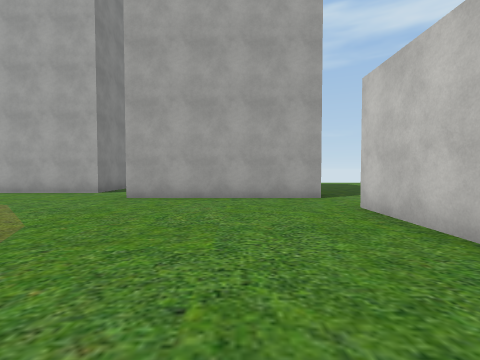
[1] (above)

19 first-person views from a walk through a 3-D level made in the Unity game engine. The camera is 1.4 m above the floor, tilts 2° down and sees 85° across. The floor is counted in squares, 2 m on a side. Each view is taken from the middle of a square. On the plan, view 1 faces up. The plan holds only what a view shows up to about 9 squares ahead; the rest is blank. Some surface patterns are stand-ins.

[2]
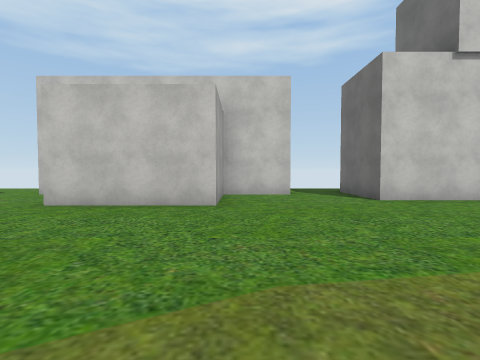

[3]
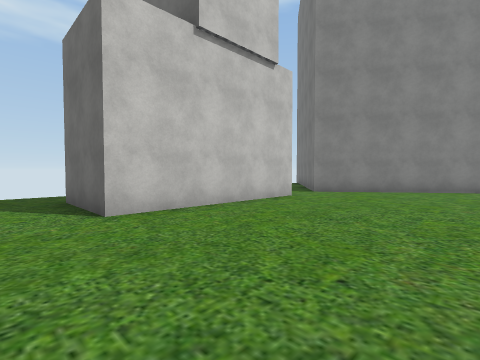

[4]
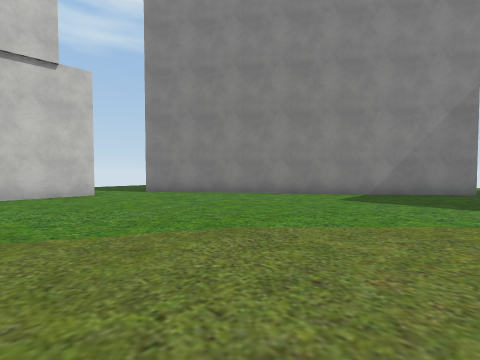

[5]
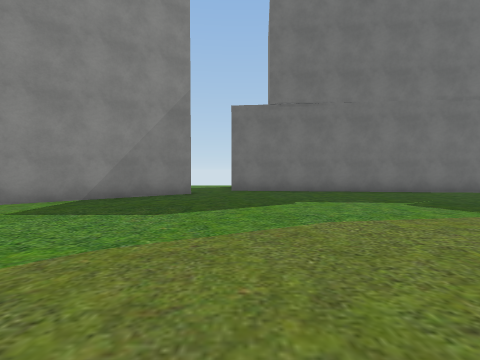

[6]
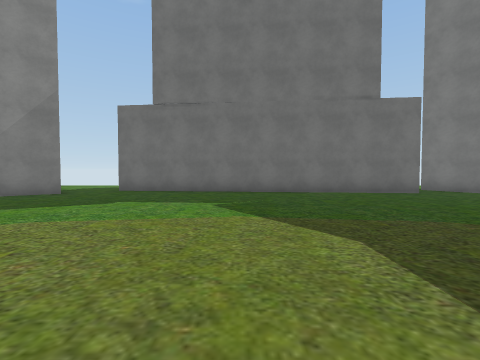

[7]
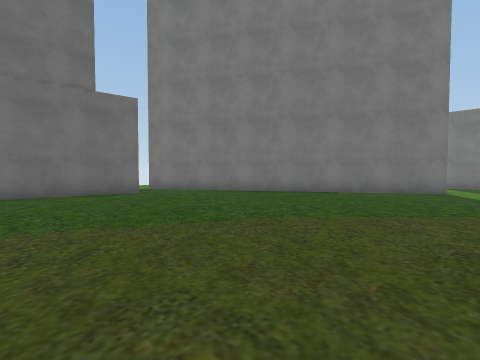

[8]
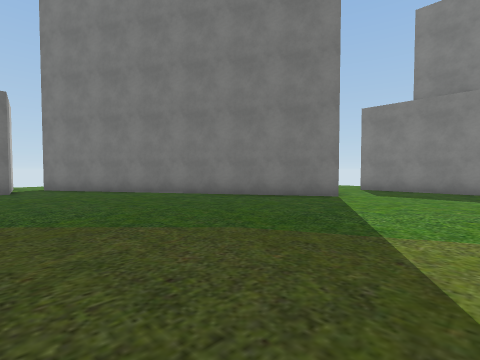

[9]
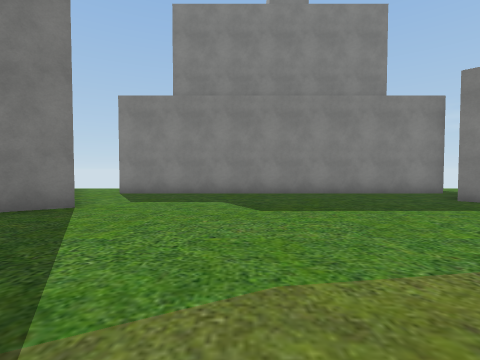

[10]
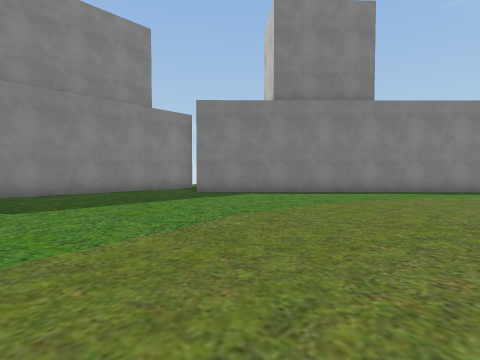

[11]
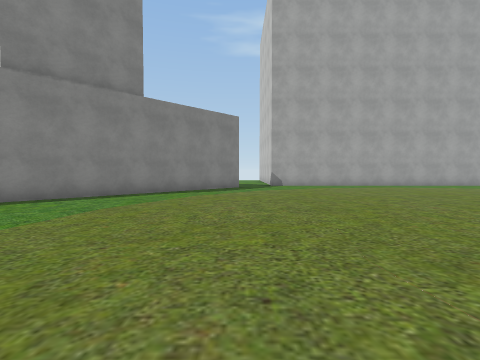

[12]
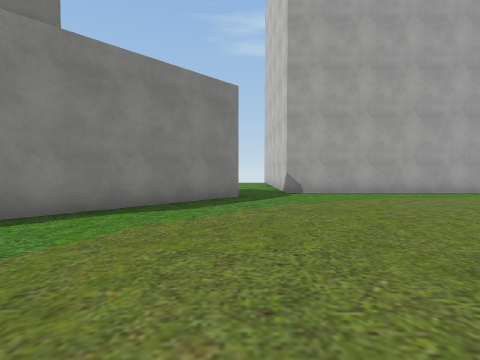

[13]
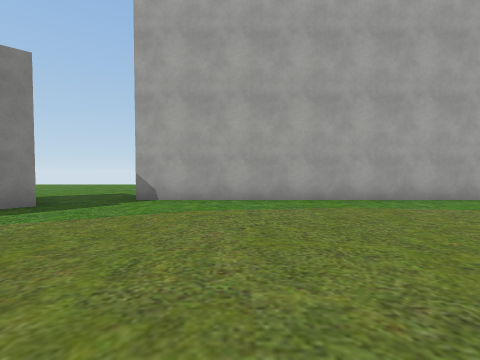

[14]
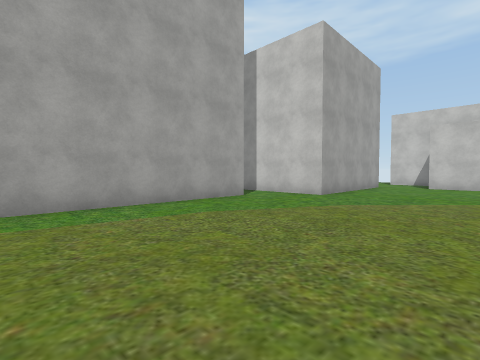

[15]
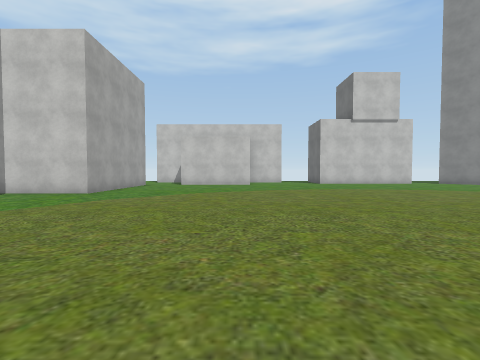

[16]
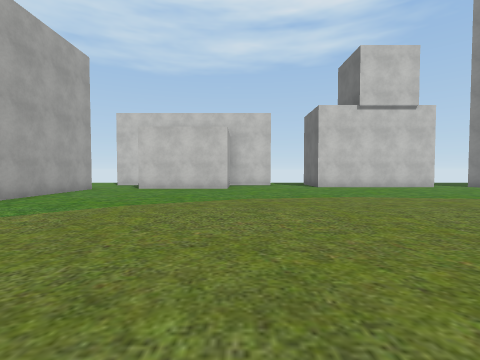

[17]
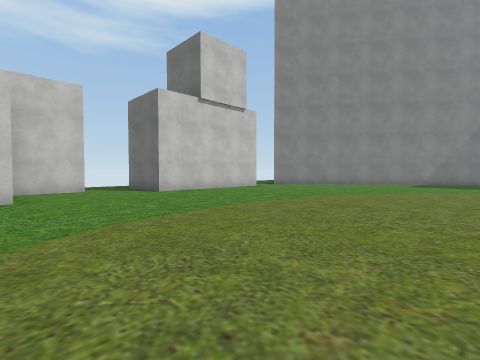

[18]
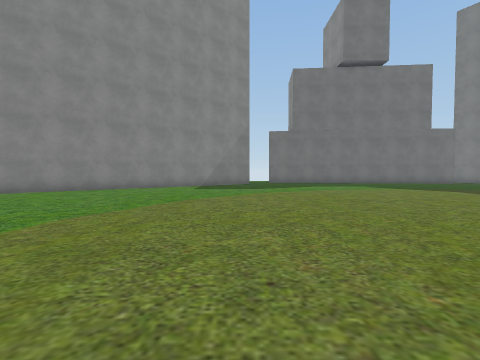

[19]
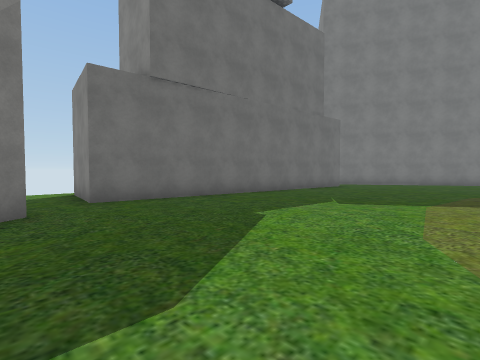

### Floor plan
Points are (right, up) in squares from view 1. A wall is a line through its corners. A room is listed if a view was taken in it or the views show most of it. See-through windows are left out.
Room 1 (views 1, 2, 3, 4, 5, 6, 7, 8, 9, 10, 11, 12, 13, 14, 15, 16, 17, 18, 19)
walls: (-4.6, -15.1) (3.5, -9); (-22, -8.1) (-17, -16.1); (-16, 7.2) (-23.1, 0); (-4.5, 8.3) (-14.5, 8.3); (3.2, -7.4) (3.2, -2.4) (4.6, -2.4); (-15.8, -16.7) (-15.6, -15.2) (-5.7, -16.3) (-6, -18.8); (4.8, -0.6) (4.8, 1.5) (2.3, 1.5) (2.3, 5); (-25.1, 1.4) (-25.1, -8.8); (2.1, 6.7) (-2.9, 6.7) (-2.9, 8.6)
ways out: opening at (-24, -8); opening at (-15.5, 8); opening at (-15, -17.5); opening at (-4, 9); opening at (3.5, 7); opening at (4, -8); opening at (5, -1.5)

Where each view was taken, in squares from view 1:
view 1: 0 up, 0 right, facing up
view 2: 1 up, 3 left, facing right
view 3: 1 down, 1 left, facing down-right
view 4: 5 down, 5 left, facing down-right
view 5: 7 down, 6 left, facing down
view 6: 7 down, 10 left, facing down
view 7: 7 down, 12 left, facing down-left
view 8: 5 down, 15 left, facing down-left
view 9: 5 down, 17 left, facing left
view 10: 5 down, 16 left, facing up-left
view 11: 4 down, 16 left, facing up
view 12: 0 up, 16 left, facing up
view 13: 2 up, 12 left, facing up
view 14: 3 up, 10 left, facing up-right
view 15: 2 up, 11 left, facing right
view 16: 1 up, 8 left, facing right
view 17: 2 up, 5 left, facing down-right
view 18: 1 down, 4 left, facing down
view 19: 10 down, 4 left, facing down-left
